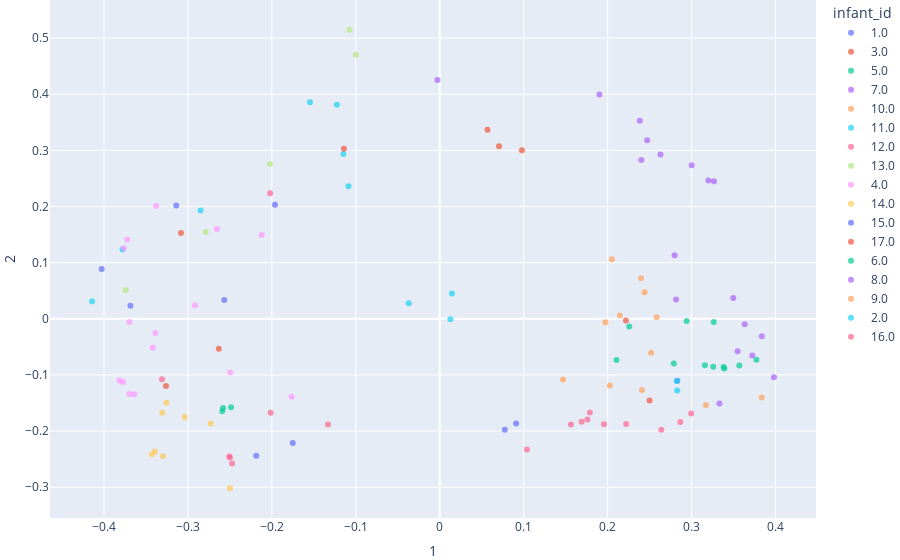

The notebook cell this image was saved under:
### Code cell
fig = px.scatter(pcoa_braycurtis_metadata_merged,
                    x=1,
                    y=2,
                    color='infant_id',
                    opacity=0.7)

fig.update_layout(margin=dict(l=0, r=0, b=0, t=0))
fig.show()

### Figure 1 — Plotly figure (JSON) as saved in the notebook; plotly's stock layout.template omitted (floating-point values rounded to 4 significant figures)
{"data": [{"hovertemplate": "infant_id=1.0<br>1=%{x}<br>2=%{y}<extra></extra>", "legendgroup": "1.0", "marker": {"color": "#636efa", "opacity": 0.7, "symbol": "circle"}, "mode": "markers", "name": "1.0", "orientation": "v", "showlegend": true, "type": "scatter", "x": [0.283, 0.09099, -0.2186, -0.1751, 0.0775], "xaxis": "x", "y": [-0.1105, -0.1864, -0.2439, -0.2213, -0.1976], "yaxis": "y"}, {"hovertemplate": "infant_id=3.0<br>1=%{x}<br>2=%{y}<extra></extra>", "legendgroup": "3.0", "marker": {"color": "#EF553B", "opacity": 0.7, "symbol": "circle"}, "mode": "markers", "name": "3.0", "orientation": "v", "showlegend": true, "type": "scatter", "x": [0.05686, 0.0979, 0.25, 0.2218, 0.07062, -0.2632, -0.3262], "xaxis": "x", "y": [0.3368, 0.3004, -0.1456, -0.003058, 0.3071, -0.05339, -0.1195], "yaxis": "y"}, {"hovertemplate": "infant_id=5.0<br>1=%{x}<br>2=%{y}<extra></extra>", "legendgroup": "5.0", "marker": {"color": "#00cc96", "opacity": 0.7, "symbol": "circle"}, "mode": "markers", "name": "5.0", "orientation": "v", "showlegend": true, "type": "scatter", "x": [-0.2592, -0.2582, 0.3391, 0.3773, 0.3569, 0.3159, 0.3382, 0.2789, 0.3258, 0.2257, 0.2942, 0.3264, -0.2486], "xaxis": "x", "y": [-0.1645, -0.1588, -0.08845, -0.07303, -0.08309, -0.0829, -0.08612, -0.07948, -0.08552, -0.01355, -0.003893, -0.005877, -0.1574], "yaxis": "y"}, {"hovertemplate": "infant_id=7.0<br>1=%{x}<br>2=%{y}<extra></extra>", "legendgroup": "7.0", "marker": {"color": "#ab63fa", "opacity": 0.7, "symbol": "circle"}, "mode": "markers", "name": "7.0", "orientation": "v", "showlegend": true, "type": "scatter", "x": [0.3333, 0.3723, 0.3548, 0.2471, 0.2383, 0.2798, 0.2402, 0.3002, -0.002833], "xaxis": "x", "y": [-0.1508, -0.06561, -0.0579, 0.3178, 0.3526, 0.1132, 0.2829, 0.2735, 0.4253], "yaxis": "y"}, {"hovertemplate": "infant_id=10.0<br>1=%{x}<br>2=%{y}<extra></extra>", "legendgroup": "10.0", "marker": {"color": "#FFA15A", "opacity": 0.7, "symbol": "circle"}, "mode": "markers", "name": "10.0", "orientation": "v", "showlegend": true, "type": "scatter", "x": [0.3836, 0.2051, 0.2398, 0.2146, 0.2584, 0.244, 0.1974], "xaxis": "x", "y": [-0.1403, 0.1061, 0.07237, 0.005671, 0.002685, 0.04739, -0.006352], "yaxis": "y"}, {"hovertemplate": "infant_id=11.0<br>1=%{x}<br>2=%{y}<extra></extra>", "legendgroup": "11.0", "marker": {"color": "#19d3f3", "opacity": 0.7, "symbol": "circle"}, "mode": "markers", "name": "11.0", "orientation": "v", "showlegend": true, "type": "scatter", "x": [-0.1088, -0.1225, -0.1148, -0.1546, -0.4143, -0.378, -0.285], "xaxis": "x", "y": [0.2359, 0.3811, 0.2937, 0.3859, 0.03114, 0.1233, 0.1927], "yaxis": "y"}, {"hovertemplate": "infant_id=12.0<br>1=%{x}<br>2=%{y}<extra></extra>", "legendgroup": "12.0", "marker": {"color": "#FF6692", "opacity": 0.7, "symbol": "circle"}, "mode": "markers", "name": "12.0", "orientation": "v", "showlegend": true, "type": "scatter", "x": [-0.2474, -0.1332, -0.2507, -0.2501, -0.2014, -0.3309, 0.264, 0.176, 0.1691, 0.1563, 0.1957, 0.2996, 0.2866, 0.2221, 0.1039, 0.1789], "xaxis": "x", "y": [-0.2577, -0.1884, -0.2454, -0.2471, -0.1673, -0.1077, -0.1979, -0.1794, -0.1835, -0.1884, -0.1879, -0.1689, -0.1837, -0.1876, -0.2331, -0.1671], "yaxis": "y"}, {"hovertemplate": "infant_id=13.0<br>1=%{x}<br>2=%{y}<extra></extra>", "legendgroup": "13.0", "marker": {"color": "#B6E880", "opacity": 0.7, "symbol": "circle"}, "mode": "markers", "name": "13.0", "orientation": "v", "showlegend": true, "type": "scatter", "x": [-0.279, -0.3742, -0.2022, -0.1075, -0.09996], "xaxis": "x", "y": [0.1545, 0.05068, 0.2758, 0.515, 0.4704], "yaxis": "y"}, {"hovertemplate": "infant_id=4.0<br>1=%{x}<br>2=%{y}<extra></extra>", "legendgroup": "4.0", "marker": {"color": "#FF97FF", "opacity": 0.7, "symbol": "circle"}, "mode": "markers", "name": "4.0", "orientation": "v", "showlegend": true, "type": "scatter", "x": [-0.342, -0.3388, -0.364, -0.3698, -0.3817, -0.3774, -0.2496, -0.1765, -0.3698, -0.2654, -0.2121, -0.2916, -0.3763, -0.3722, -0.3379], "xaxis": "x", "y": [-0.05151, -0.02517, -0.1343, -0.005731, -0.11, -0.1128, -0.09586, -0.1391, -0.1338, 0.16, 0.1492, 0.0241, 0.1255, 0.1412, 0.2008], "yaxis": "y"}, {"hovertemplate": "infant_id=14.0<br>1=%{x}<br>2=%{y}<extra></extra>", "legendgroup": "14.0", "marker": {"color": "#FECB52", "opacity": 0.7, "symbol": "circle"}, "mode": "markers", "name": "14.0", "orientation": "v", "showlegend": true, "type": "scatter", "x": [-0.2499, -0.3298, -0.3432, -0.2729, -0.304, -0.3256, -0.3306, -0.3395], "xaxis": "x", "y": [-0.302, -0.2447, -0.2413, -0.1864, -0.1749, -0.1497, -0.1673, -0.2363], "yaxis": "y"}, {"hovertemplate": "infant_id=15.0<br>1=%{x}<br>2=%{y}<extra></extra>", "legendgroup": "15.0", "marker": {"color": "#636efa", "opacity": 0.7, "symbol": "circle"}, "mode": "markers", "name": "15.0", "orientation": "v", "showlegend": true, "type": "scatter", "x": [-0.2568, -0.3685, -0.4028, -0.3139, -0.1963], "xaxis": "x", "y": [0.03353, 0.02335, 0.0888, 0.2019, 0.2031], "yaxis": "y"}, {"hovertemplate": "infant_id=17.0<br>1=%{x}<br>2=%{y}<extra></extra>", "legendgroup": "17.0", "marker": {"color": "#EF553B", "opacity": 0.7, "symbol": "circle"}, "mode": "markers", "name": "17.0", "orientation": "v", "showlegend": true, "type": "scatter", "x": [-0.1142, -0.3083], "xaxis": "x", "y": [0.3031, 0.1529], "yaxis": "y"}, {"hovertemplate": "infant_id=6.0<br>1=%{x}<br>2=%{y}<extra></extra>", "legendgroup": "6.0", "marker": {"color": "#00cc96", "opacity": 0.7, "symbol": "circle"}, "mode": "markers", "name": "6.0", "orientation": "v", "showlegend": true, "type": "scatter", "x": [0.2106], "xaxis": "x", "y": [-0.07364], "yaxis": "y"}, {"hovertemplate": "infant_id=8.0<br>1=%{x}<br>2=%{y}<extra></extra>", "legendgroup": "8.0", "marker": {"color": "#ab63fa", "opacity": 0.7, "symbol": "circle"}, "mode": "markers", "name": "8.0", "orientation": "v", "showlegend": true, "type": "scatter", "x": [0.3267, 0.2629, 0.3201, 0.1902, 0.3633, 0.3837, 0.3497, 0.3982, 0.2816], "xaxis": "x", "y": [0.2451, 0.2926, 0.2462, 0.3995, -0.009541, -0.03127, 0.03714, -0.104, 0.03414], "yaxis": "y"}, {"hovertemplate": "infant_id=9.0<br>1=%{x}<br>2=%{y}<extra></extra>", "legendgroup": "9.0", "marker": {"color": "#FFA15A", "opacity": 0.7, "symbol": "circle"}, "mode": "markers", "name": "9.0", "orientation": "v", "showlegend": true, "type": "scatter", "x": [0.2518, 0.2409, 0.3171, 0.2027, 0.1468], "xaxis": "x", "y": [-0.06058, -0.1268, -0.1536, -0.119, -0.1082], "yaxis": "y"}, {"hovertemplate": "infant_id=2.0<br>1=%{x}<br>2=%{y}<extra></extra>", "legendgroup": "2.0", "marker": {"color": "#19d3f3", "opacity": 0.7, "symbol": "circle"}, "mode": "markers", "name": "2.0", "orientation": "v", "showlegend": true, "type": "scatter", "x": [0.2825, 0.2829, -0.03696, 0.01263, 0.01453], "xaxis": "x", "y": [-0.111, -0.1276, 0.02787, -0.0007385, 0.04519], "yaxis": "y"}, {"hovertemplate": "infant_id=16.0<br>1=%{x}<br>2=%{y}<extra></extra>", "legendgroup": "16.0", "marker": {"color": "#FF6692", "opacity": 0.7, "symbol": "circle"}, "mode": "markers", "name": "16.0", "orientation": "v", "showlegend": true, "type": "scatter", "x": [-0.2021], "xaxis": "x", "y": [0.2237], "yaxis": "y"}], "layout": {"legend": {"title": {"text": "infant_id"}, "tracegroupgap": 0}, "margin": {"b": 0, "l": 0, "r": 0, "t": 0}, "xaxis": {"anchor": "y", "domain": [0, 1], "title": {"text": "1"}}, "yaxis": {"anchor": "x", "domain": [0, 1], "title": {"text": "2"}}}}
